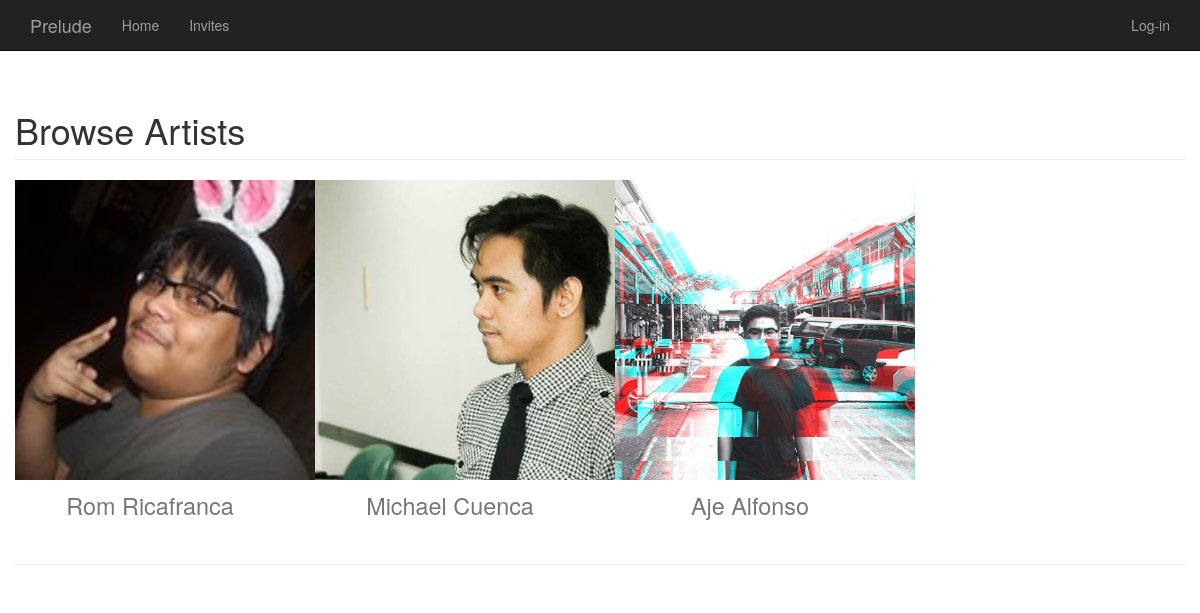
The page / on the database its author committed.
### tables this page shows
CREATE TABLE IF NOT EXISTS `artists` (
  `id` int(10) NOT NULL AUTO_INCREMENT,
  `name` longtext NOT NULL,
  `password` longtext NOT NULL,
  `type` longtext NOT NULL,
  `img` longtext NOT NULL,
  `bio` longtext NOT NULL,
  `location` longtext NOT NULL,
  `coordinates` longtext NOT NULL,
  PRIMARY KEY (`id`)
);

### application/controllers/songs.php (called while the page is built, shortened)
<?php
class Songs extends CI_Controller {
	public function index()
	{
		$this->load->helper('url');
		$this->load->model('Artists_model');
		$artistModel = new Artists_model();
		$data['artist'] = $artistModel->getRandomArtists(30);
		$this->load->view('songs_view', $data);
	}
}

### index.php (called while the page is built, shortened)
<?php
require_once BASEPATH.'core/CodeIgniter.php';

### application/models/artists_model.php (called while the page is built, shortened)
<?php
class Artists_model extends CI_Model
{
    public function getRandomArtists($size)
	{
		$this->db->select("id, name, img");
		$this->db->order_by("id", "random");
		$this->db->where('type', 'artist');
		$query = $this->db->get('artists', $size);
		$results = $query->result_array();
		return $results;
	}
}
?>

### application/views/songs_view.php (the view, shortened to what this page needs)
<!DOCTYPE html>
<html lang="en">
<head>
    <link href="<?php echo base_url(); ?>/assets/css/bootstrap.min.css" rel="stylesheet">
    <link href="<?php echo base_url(); ?>/assets/css/4-col-portfolio.css" rel="stylesheet">
</head>
<body>
    <nav class="navbar navbar-inverse navbar-fixed-top" role="navigation">
        <div class="container">
            <div class="navbar-header">
                <a class="navbar-brand" href="#">Prelude</a>
            </div>
            <div class="collapse navbar-collapse" id="bs-example-navbar-collapse-1">
                <ul class="nav navbar-nav">
                    <li>
                        <a href="<?php base_url(); ?>/hackup/">Home</a>
                    </li>
                    <li>
                        <a href="#">Invites</a>
                    </li>
                </ul>
				<ul class="nav navbar-nav navbar-right">
					<li>
                        <a href="http://localhost/hackup/index.php/login">
							<?php
								if(isset($_SESSION['user'])){
									echo $_SESSION['user'];
								}
								else
								{
									echo "Log-in";
								}
							?>
						</a>
                    </li>
				</ul>
            </div>
        </div>
    </nav>
    <div class="container">
        <div class="row">
        <div class="row">
            <div class="col-lg-12">
                <h1 class="page-header">Browse Artists
                </h1>
            </div>
        </div>
		<div id='artistContainer'>
			<?php
				for ($i=0; $i<3; $i++)
				{
					echo '<div class="row">';
					for ($j=0; $j<4; $j++)
					{
						if(isset($artist[($i * 4) + $j]["name"]))
						{
							$artistimg = '<div class="col-md-3 portfolio-item" name="'.$artist[($i * 4) + $j]["name"].'" id="'.$artist[($i * 4) + $j]["id"].'">
											<a href="#">
												<img class="img-responsive" src="'. base_url() . "/assets/img/avatars/" . $artist[($i * 4) + $j]["img"] . '.jpg" alt="">
											</a>
											<h1 align="center"><small>'.$artist[($i * 4) + $j]["name"].'</small></h1>
										</div>';
							echo $artistimg;
						}
					}
					echo "</div>";
				}
			?>
        </div>
        <hr>
    </div>
</body>
</html>

### assets/css/4-col-portfolio.css (style rules this page uses)
body { padding-top: 70px; }
.portfolio-item { margin-bottom: 25px; text-align: center; }
.portfolio-item h1 { margin: 0; padding: 0; }
.portfolio-item a { margin: 0 auto; display: inline-block; }
.portfolio-item a img { margin: 0 auto; display: inline-block; min-width: 300px; min-height: 300px; max-width: 300px; max-height: 300px; }

### rows shown on the page
artists: img (picture), name "Rom Ricafranca"
artists: img (picture), name "Michael Cuenca"
artists: img (picture), name "Aje Alfonso"
